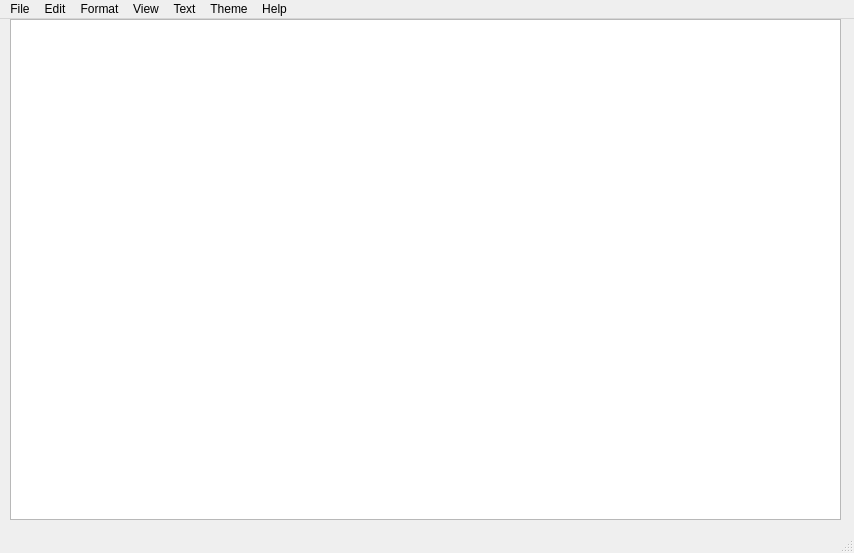
<?xml version="1.0" encoding="UTF-8"?>
<ui version="4.0">
 <class>MainWindow</class>
 <widget class="QMainWindow" name="MainWindow">
  <property name="geometry">
   <rect>
    <x>0</x>
    <y>0</y>
    <width>854</width>
    <height>553</height>
   </rect>
  </property>
  <property name="focusPolicy">
   <enum>Qt::StrongFocus</enum>
  </property>
  <property name="windowTitle">
   <string>MainWindow</string>
  </property>
  <widget class="QWidget" name="centralwidget">
   <widget class="QTextEdit" name="textEdit">
    <property name="geometry">
     <rect>
      <x>10</x>
      <y>0</y>
      <width>831</width>
      <height>501</height>
     </rect>
    </property>
    <property name="focusPolicy">
     <enum>Qt::StrongFocus</enum>
    </property>
   </widget>
  </widget>
  <widget class="QMenuBar" name="menubar">
   <property name="geometry">
    <rect>
     <x>0</x>
     <y>0</y>
     <width>854</width>
     <height>26</height>
    </rect>
   </property>
   <widget class="QMenu" name="menuFile">
    <property name="title">
     <string>File</string>
    </property>
    <widget class="QMenu" name="menuNew">
     <property name="title">
      <string>New </string>
     </property>
    </widget>
    <addaction name="menuNew"/>
    <addaction name="actionNew_Window"/>
    <addaction name="actionOpen"/>
    <addaction name="actionSave"/>
    <addaction name="actionSave_As"/>
    <addaction name="separator"/>
    <addaction name="actionPrint"/>
    <addaction name="actionToggle"/>
    <addaction name="separator"/>
    <addaction name="actionExit"/>
   </widget>
   <widget class="QMenu" name="menuEdit">
    <property name="title">
     <string>Edit</string>
    </property>
    <addaction name="actionFind"/>
    <addaction name="actionFind_All"/>
    <addaction name="actionFind_Prev"/>
    <addaction name="actionFind_Next"/>
    <addaction name="actionReplace"/>
   </widget>
   <widget class="QMenu" name="menuFormat">
    <property name="title">
     <string>Format</string>
    </property>
    <addaction name="actionFont"/>
    <addaction name="actionColor"/>
   </widget>
   <widget class="QMenu" name="menuView">
    <property name="title">
     <string>View</string>
    </property>
    <addaction name="actionZoom"/>
    <addaction name="actionColor_2"/>
   </widget>
   <widget class="QMenu" name="menuText">
    <property name="title">
     <string>Text</string>
    </property>
   </widget>
   <widget class="QMenu" name="menuHelp">
    <property name="title">
     <string>Help</string>
    </property>
   </widget>
   <widget class="QMenu" name="menuMode">
    <property name="title">
     <string>Theme</string>
    </property>
    <addaction name="actionDark"/>
    <addaction name="actionLight"/>
   </widget>
   <addaction name="menuFile"/>
   <addaction name="menuEdit"/>
   <addaction name="menuFormat"/>
   <addaction name="menuView"/>
   <addaction name="menuText"/>
   <addaction name="menuMode"/>
   <addaction name="menuHelp"/>
  </widget>
  <widget class="QStatusBar" name="statusbar"/>
  <action name="actionNew_Window">
   <property name="text">
    <string>New Window</string>
   </property>
  </action>
  <action name="actionOpen">
   <property name="text">
    <string>Open</string>
   </property>
  </action>
  <action name="actionSave">
   <property name="text">
    <string>Save</string>
   </property>
  </action>
  <action name="actionSave_As">
   <property name="text">
    <string>Save As</string>
   </property>
  </action>
  <action name="actionPrint">
   <property name="text">
    <string>Print</string>
   </property>
  </action>
  <action name="actionToggle">
   <property name="text">
    <string>Toggle</string>
   </property>
  </action>
  <action name="actionExit">
   <property name="text">
    <string>Exit</string>
   </property>
  </action>
  <action name="actionctlr_n">
   <property name="text">
    <string>ctlr+n</string>
   </property>
  </action>
  <action name="actionFind">
   <property name="text">
    <string>Find</string>
   </property>
  </action>
  <action name="actionFind_All">
   <property name="text">
    <string>Find All</string>
   </property>
  </action>
  <action name="actionFind_Prev">
   <property name="text">
    <string>Find Prev</string>
   </property>
  </action>
  <action name="actionFind_Next">
   <property name="text">
    <string>Find Next</string>
   </property>
  </action>
  <action name="actionReplace">
   <property name="text">
    <string>Replace</string>
   </property>
  </action>
  <action name="actionFont">
   <property name="text">
    <string>Font</string>
   </property>
  </action>
  <action name="actionColor">
   <property name="text">
    <string>Color</string>
   </property>
  </action>
  <action name="actionZoom">
   <property name="text">
    <string>Zoom</string>
   </property>
  </action>
  <action name="actionColor_2">
   <property name="checkable">
    <bool>true</bool>
   </property>
   <property name="checked">
    <bool>true</bool>
   </property>
   <property name="text">
    <string>Status bar</string>
   </property>
  </action>
  <action name="actionDark">
   <property name="text">
    <string>Dark</string>
   </property>
  </action>
  <action name="actionLight">
   <property name="text">
    <string>Light</string>
   </property>
  </action>
 </widget>
 <resources/>
 <connections/>
</ui>
